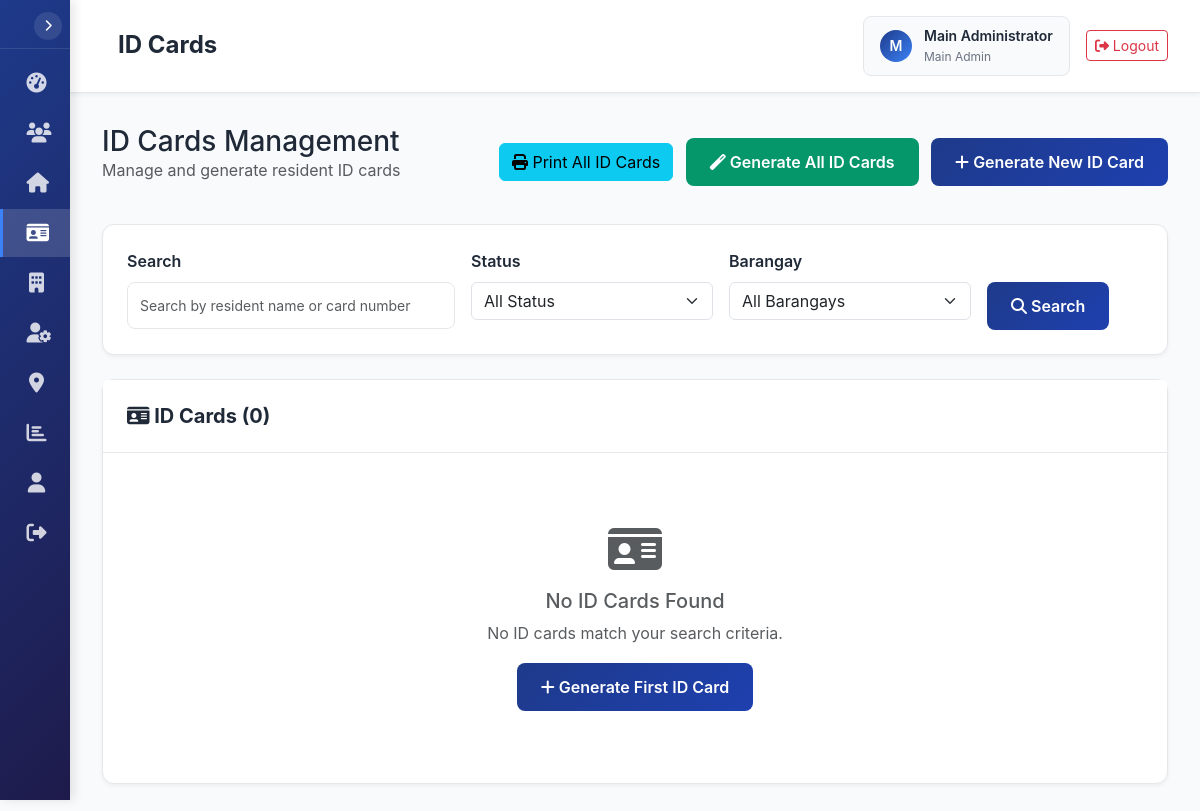
The page /id-cards.php (signed in) on the database its author committed.
### tables this page shows
CREATE TABLE IF NOT EXISTS `users` (
    `id` INT(11) NOT NULL AUTO_INCREMENT,
    `username` VARCHAR(50) NOT NULL UNIQUE,
    `password` VARCHAR(255) NOT NULL,
    `full_name` VARCHAR(100) NOT NULL,
    `email` VARCHAR(100) UNIQUE,
    `role` ENUM('main_admin', 'admin', 'staff') NOT NULL DEFAULT 'staff',
    `barangay_id` INT(11) NULL,
    `is_active` TINYINT(1) NOT NULL DEFAULT 1,
    `last_login` DATETIME NULL,
    `created_at` TIMESTAMP DEFAULT CURRENT_TIMESTAMP,
    `updated_at` TIMESTAMP DEFAULT CURRENT_TIMESTAMP ON UPDATE CURRENT_TIMESTAMP,
    PRIMARY KEY (`id`),
    INDEX `idx_username` (`username`),
    INDEX `idx_role` (`role`),
    INDEX `idx_barangay_id` (`barangay_id`),
    INDEX `idx_is_active` (`is_active`)
);

### views/id-cards/index.php (the view, shortened to what the rows shown need)
<div class="d-flex justify-content-between align-items-center mb-4">
    <div>
        <h1 class="h3 mb-0">ID Cards Management</h1>
        <p class="text-muted">Manage and generate resident ID cards</p>
    </div>
    <div>
        <button type="button" class="btn btn-info me-2" onclick="printAllIdCards()">
            <i class="fas fa-print"></i> Print All ID Cards
        </button>
        <button type="button" class="btn btn-success me-2" onclick="generateAllIdCards()">
            <i class="fas fa-magic"></i> Generate All ID Cards
        </button>
        <a href="id-cards.php?action=generate" class="btn btn-primary">
            <i class="fas fa-plus"></i> Generate New ID Card
        </a>
    </div>
</div>
<div class="card mb-4">
    <div class="card-body">
        <form method="GET" action="id-cards.php" class="row g-3">
            <div class="col-md-4">
                <label for="search" class="form-label">Search</label>
                <input type="text" class="form-control" id="search" name="search"
                       value="<?= htmlspecialchars($_GET['search'] ?? '') ?>"
                       placeholder="Search by resident name or card number">
            </div>
            <div class="col-md-3">
                <label for="status" class="form-label">Status</label>
                <select class="form-select" id="status" name="status">
                    <option value="">All Status</option>
                </select>
            </div>
            <div class="col-md-3">
                <label for="barangay" class="form-label">Barangay</label>
                <select class="form-select" id="barangay" name="barangay_id">
                    <option value="">All Barangays</option>
                </select>
            </div>
            <div class="col-md-2">
                <label class="form-label">&nbsp;</label>
                <div>
                    <button type="submit" class="btn btn-primary">
                        <i class="fas fa-search"></i> Search
                    </button>
                </div>
            </div>
        </form>
    </div>
</div>
<div class="card">
    <div class="card-header">
        <h5 class="card-title mb-0">
            <i class="fas fa-id-card"></i> ID Cards (<?= $totalCards ?>)
        </h5>
    </div>
    <div class="card-body">
        <?php if (!empty($idCards)): ?>
            <div class="table-responsive">
                <table class="table table-hover">
                    <thead>
                        <tr>
                            <th>Card Number</th>
                            <th>Resident</th>
                            <th>Barangay</th>
                            <th>Issue Date</th>
                            <th>Expiry Date</th>
                            <th>Status</th>
                            <th>Generated By</th>
                            <th>Actions</th>
                        </tr>
                    </thead>
                    <tbody>
                        <?php foreach ($idCards as $card): ?>
                            <tr>
                                <td>
                                    <strong><?= htmlspecialchars($card['card_number']) ?></strong>
                                </td>
                                <td>
                                    <div>
                                        <strong><?= htmlspecialchars($card['resident_name']) ?></strong>
                                        <br>
                                        <small class="text-muted">
                                            <?= htmlspecialchars($card['resident_details']) ?>
                                        </small>
                                    </div>
                                </td>
                                <td><?= htmlspecialchars($card['barangay_name']) ?></td>
                                <td><?= date('M d, Y', strtotime($card['issue_date'])) ?></td>
                                <td>
                                    <?php if ($card['expiry_date']): ?>
                                        <?= date('M d, Y', strtotime($card['expiry_date'])) ?>
                                    <?php else: ?>
                                        <span class="text-muted">No expiry</span>
                                    <?php endif; ?>
                                </td>
                                <td>
                                    <?php
                                    $statusClass = '';
                                    $statusText = ucfirst($card['status']);
                                    switch ($card['status']) {
                                        case 'active':
                                            $statusClass = 'bg-success';
                                            break;
                                        case 'expired':
                                            $statusClass = 'bg-warning';
                                            break;
                                        case 'cancelled':
                                            $statusClass = 'bg-danger';
                                            break;
                                    }
                                    ?>
                                    <span class="badge <?= $statusClass ?>"><?= $statusText ?></span>
                                </td>
                                <td><?= htmlspecialchars($card['generated_by_name']) ?></td>
                                <td>
                                    <div class="btn-group" role="group">
                                        <a href="id-cards.php?action=view&id=<?= $card['id'] ?>"
                                           class="btn btn-sm btn-outline-primary" title="View">
                                            <i class="fas fa-eye"></i>
                                        </a>
                                        <a href="id-cards.php?action=print&id=<?= $card['id'] ?>"
                                           class="btn btn-sm btn-outline-secondary" title="Print" target="_blank">
                                            <i class="fas fa-print"></i>
                                        </a>
                                        <?php if ($card['status'] === 'active'): ?>
                                            <a href="id-cards.php?action=renew&id=<?= $card['id'] ?>"
                                               class="btn btn-sm btn-outline-warning" title="Renew">
                                                <i class="fas fa-sync-alt"></i>
                                            </a>
                                        <?php endif; ?>
                                        <?php if (hasPermission('id_card_generation')): ?>
                                            <button type="button" class="btn btn-sm btn-outline-danger"
                                                    onclick="cancelCard(<?= $card['id'] ?>)" title="Cancel">
                                                <i class="fas fa-times"></i>
                                            </button>
                                        <?php endif; ?>
                                    </div>
                                </td>
                            </tr>
                        <?php endforeach; ?>
                    </tbody>
                </table>
            </div>
            <?php if ($pagination['totalPages'] > 1): ?>
                <nav aria-label="ID Cards pagination" class="mt-4">
                    <ul class="pagination justify-content-center">
                        <?php if ($pagination['currentPage'] > 1): ?>
                            <li class="page-item">
                                <a class="page-link" href="?action=index&page=<?= $pagination['currentPage'] - 1 ?><?= $queryString ?>">
                                    Previous
                                </a>
                            </li>
                        <?php endif; ?>
                        <?php for ($i = $pagination['startPage']; $i <= $pagination['endPage']; $i++): ?>
                            <li class="page-item <?= $i == $pagination['currentPage'] ? 'active' : '' ?>">
                                <a class="page-link" href="?action=index&page=<?= $i ?><?= $queryString ?>"><?= $i ?></a>
                            </li>
                        <?php endfor; ?>
                        <?php if ($pagination['currentPage'] < $pagination['totalPages']): ?>
                            <li class="page-item">
                                <a class="page-link" href="?action=index&page=<?= $pagination['currentPage'] + 1 ?><?= $queryString ?>">
                                    Next
                                </a>
                            </li>
                        <?php endif; ?>
                    </ul>
                </nav>
            <?php endif; ?>
        <?php else: ?>
            <div class="text-center text-muted py-5">
                <i class="fas fa-id-card fa-3x mb-3"></i>
                <h5>No ID Cards Found</h5>
                <p>No ID cards match your search criteria.</p>
                <a href="id-cards.php?action=generate" class="btn btn-primary">
                    <i class="fas fa-plus"></i> Generate First ID Card
                </a>
            </div>
        <?php endif; ?>
    </div>
</div>
<?php
$content = ob_get_clean();
require_once 'views/layouts/main.php';
?>

### views/layouts/main.php (shortened to what the rows shown need)
<!DOCTYPE html>
<html lang="en">
<head>
    <link href="https://cdn.jsdelivr.net/npm/bootstrap@5.3.0/dist/css/bootstrap.min.css" rel="stylesheet">
    <link rel="stylesheet" href="https://cdnjs.cloudflare.com/ajax/libs/font-awesome/6.4.0/css/all.min.css">
</head>
<body>
    <nav class="sidebar" id="sidebar">
        <div class="sidebar-header">
            <button class="sidebar-toggle-btn" id="sidebarToggleBtn">
                <i class="fas fa-chevron-right"></i>
            </button>
        </div>
        <div class="sidebar-nav">
            <div class="nav-item">
                <a href="dashboard.php" class="nav-link <?= $currentPage === 'dashboard' ? 'active' : '' ?>">
                    <i class="fas fa-tachometer-alt"></i>
                </a>
            </div>
            <div class="nav-item">
                <a href="residents.php" class="nav-link <?= $currentPage === 'residents' ? 'active' : '' ?>">
                    <i class="fas fa-users"></i>
                </a>
            </div>
            <div class="nav-item">
                <a href="households.php" class="nav-link <?= $currentPage === 'households' ? 'active' : '' ?>">
                    <i class="fas fa-home"></i>
                </a>
            </div>
            <div class="nav-item">
                <a href="id-cards.php" class="nav-link <?= $currentPage === 'id-cards' ? 'active' : '' ?>">
                    <i class="fas fa-id-card"></i>
                </a>
            </div>
            <div class="nav-item">
                <a href="evacuation-centers.php" class="nav-link <?= $currentPage === 'evacuation-centers' ? 'active' : '' ?>">
                    <i class="fas fa-building"></i>
                </a>
            </div>
            <?php if (isMainAdmin()): ?>
            <div class="nav-item">
                <a href="users.php" class="nav-link <?= $currentPage === 'users' ? 'active' : '' ?>">
                    <i class="fas fa-user-cog"></i>
                </a>
            </div>
            <div class="nav-item">
                <a href="barangays.php" class="nav-link <?= $currentPage === 'barangays' ? 'active' : '' ?>">
                    <i class="fas fa-map-marker-alt"></i>
                </a>
            </div>
            <?php endif; ?>
            <div class="nav-item">
                <a href="reports.php" class="nav-link <?= $currentPage === 'reports' ? 'active' : '' ?>">
                    <i class="fas fa-chart-bar"></i>
                </a>
            </div>
            <div class="nav-item">
                <a href="profile.php" class="nav-link <?= $currentPage === 'profile' ? 'active' : '' ?>">
                    <i class="fas fa-user"></i>
                </a>
            </div>
            <div class="nav-item">
                <a href="logout.php" class="nav-link">
                    <i class="fas fa-sign-out-alt"></i>
                </a>
            </div>
        </div>
    </nav>
    <div class="main-content">
        <div class="top-nav">
            <div class="top-nav-left">
                <h1 class="page-title"><?= $pageTitle ?? 'Dashboard' ?></h1>
            </div>
            <div class="top-nav-right">
                <div class="user-info">
                    <div class="user-avatar">
                        <?= strtoupper(substr($user['full_name'], 0, 1)) ?>
                    </div>
                    <div class="user-details">
                        <div class="user-name"><?= $user['full_name'] ?></div>
                        <div class="user-role"><?= str_replace('_', ' ', $user['role']) ?></div>
                    </div>
                </div>
                <a href="logout.php" class="btn btn-outline-danger btn-sm">
                    <i class="fas fa-sign-out-alt"></i> Logout
                </a>
            </div>
        </div>
        <div class="content">
            <?= $content ?? '' ?>
        </div>
    </div>
</body>
</html>

### rows shown on the page
users: full_name "M", full_name "Main Administrator", role "Main Admin"

### other values the page prints
$pageTitle "ID Cards"
$totalCards "0"
